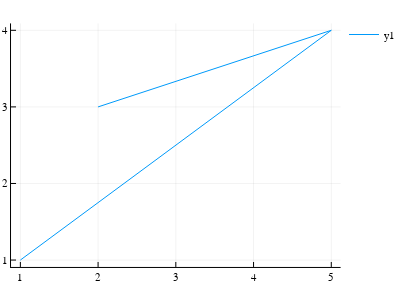

This figure's notebook cell:
### Code cell
x = [1, 5, 2]
y = [1, 4, 3]
plot(x, y)

### Figure 1 — Plotly figure (JSON) as saved in the notebook; plotly's stock layout.template omitted (floating-point values rounded to 4 significant figures)
{"data": [{"colorbar": {"title": ""}, "legendgroup": "y1", "line": {"color": "rgba(0, 154, 250, 1.000)", "dash": "solid", "shape": "linear", "width": 1}, "mode": "lines", "name": "y1", "showlegend": true, "type": "scatter", "x": [1, 5, 2], "xaxis": "x1", "y": [1, 4, 3], "yaxis": "y1", "zmax": null, "zmin": null}], "layout": {"annotations": [], "height": 300, "legend": {"bgcolor": "rgba(255, 255, 255, 1.000)", "bordercolor": "rgba(0, 0, 0, 1.000)", "font": {"color": "rgba(0, 0, 0, 1.000)", "family": "sans-serif", "size": 11}, "tracegroupgap": 0, "x": 1, "y": 1}, "margin": {"b": 20, "l": 0, "r": 0, "t": 20}, "paper_bgcolor": "rgba(255, 255, 255, 1.000)", "plot_bgcolor": "rgba(255, 255, 255, 1.000)", "showlegend": true, "width": 400, "xaxis": {"anchor": "y1", "domain": [0.03206, 0.9902], "gridcolor": "rgba(0, 0, 0, 0.100)", "gridwidth": 0.5, "linecolor": "rgba(0, 0, 0, 1.000)", "mirror": false, "range": [0.88, 5.12], "showgrid": true, "showline": true, "showticklabels": true, "tickangle": 0, "tickcolor": "rgb(0, 0, 0)", "tickfont": {"color": "rgba(0, 0, 0, 1.000)", "family": "sans-serif", "size": 11}, "tickmode": "array", "ticks": "inside", "ticktext": ["1", "2", "3", "4", "5"], "tickvals": [1, 2, 3, 4, 5], "title": "", "titlefont": {"color": "rgba(0, 0, 0, 1.000)", "family": "sans-serif", "size": 15}, "type": "-", "visible": true, "zeroline": false, "zerolinecolor": "rgba(0, 0, 0, 1.000)"}, "yaxis": {"anchor": "x1", "domain": [0.05016, 0.9869], "gridcolor": "rgba(0, 0, 0, 0.100)", "gridwidth": 0.5, "linecolor": "rgba(0, 0, 0, 1.000)", "mirror": false, "range": [0.91, 4.09], "showgrid": true, "showline": true, "showticklabels": true, "tickangle": 0, "tickcolor": "rgb(0, 0, 0)", "tickfont": {"color": "rgba(0, 0, 0, 1.000)", "family": "sans-serif", "size": 11}, "tickmode": "array", "ticks": "inside", "ticktext": ["1", "2", "3", "4"], "tickvals": [1, 2, 3, 4], "title": "", "titlefont": {"color": "rgba(0, 0, 0, 1.000)", "family": "sans-serif", "size": 15}, "type": "-", "visible": true, "zeroline": false, "zerolinecolor": "rgba(0, 0, 0, 1.000)"}}}
